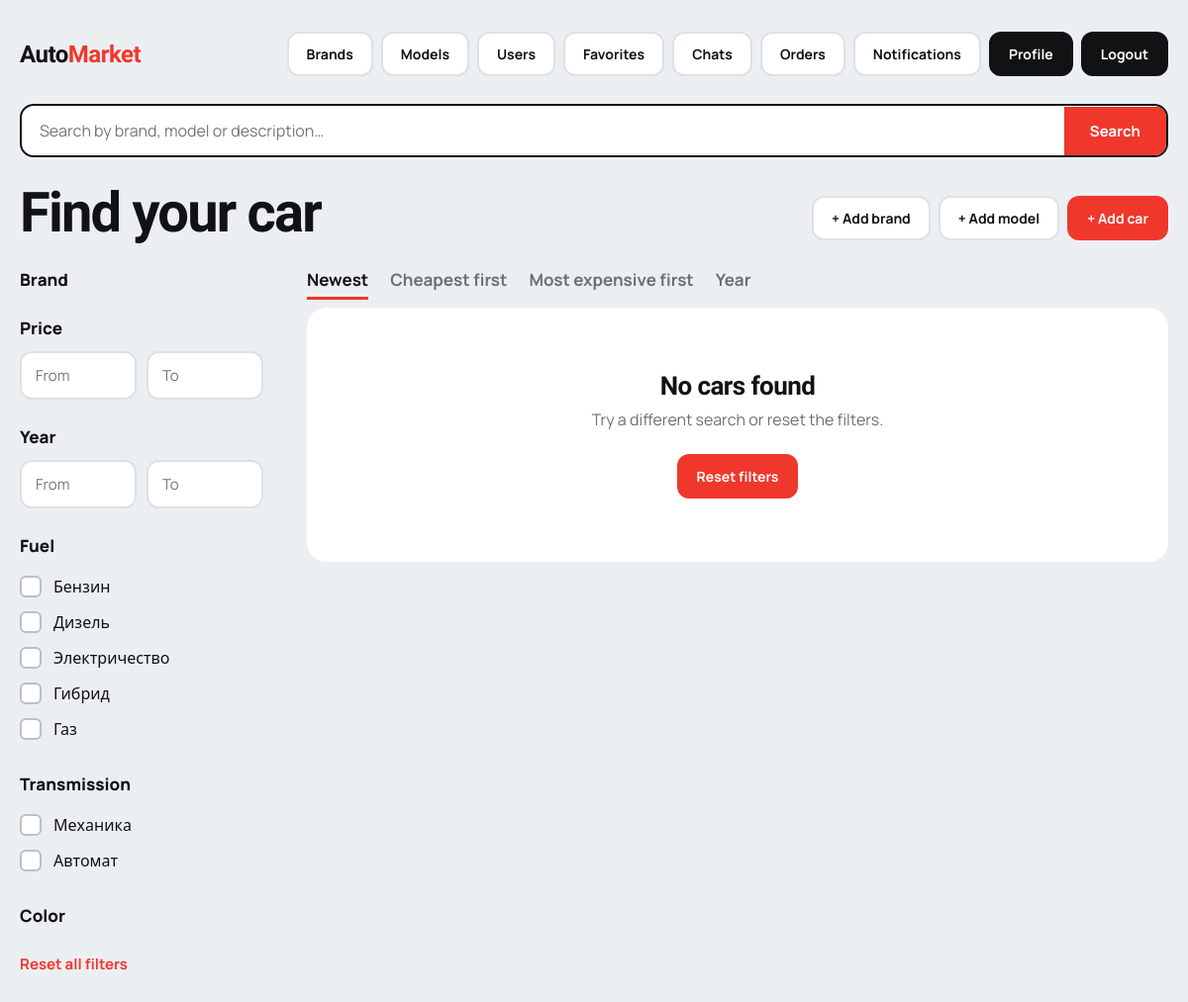
The page / (signed in) on the database as committed earlier.
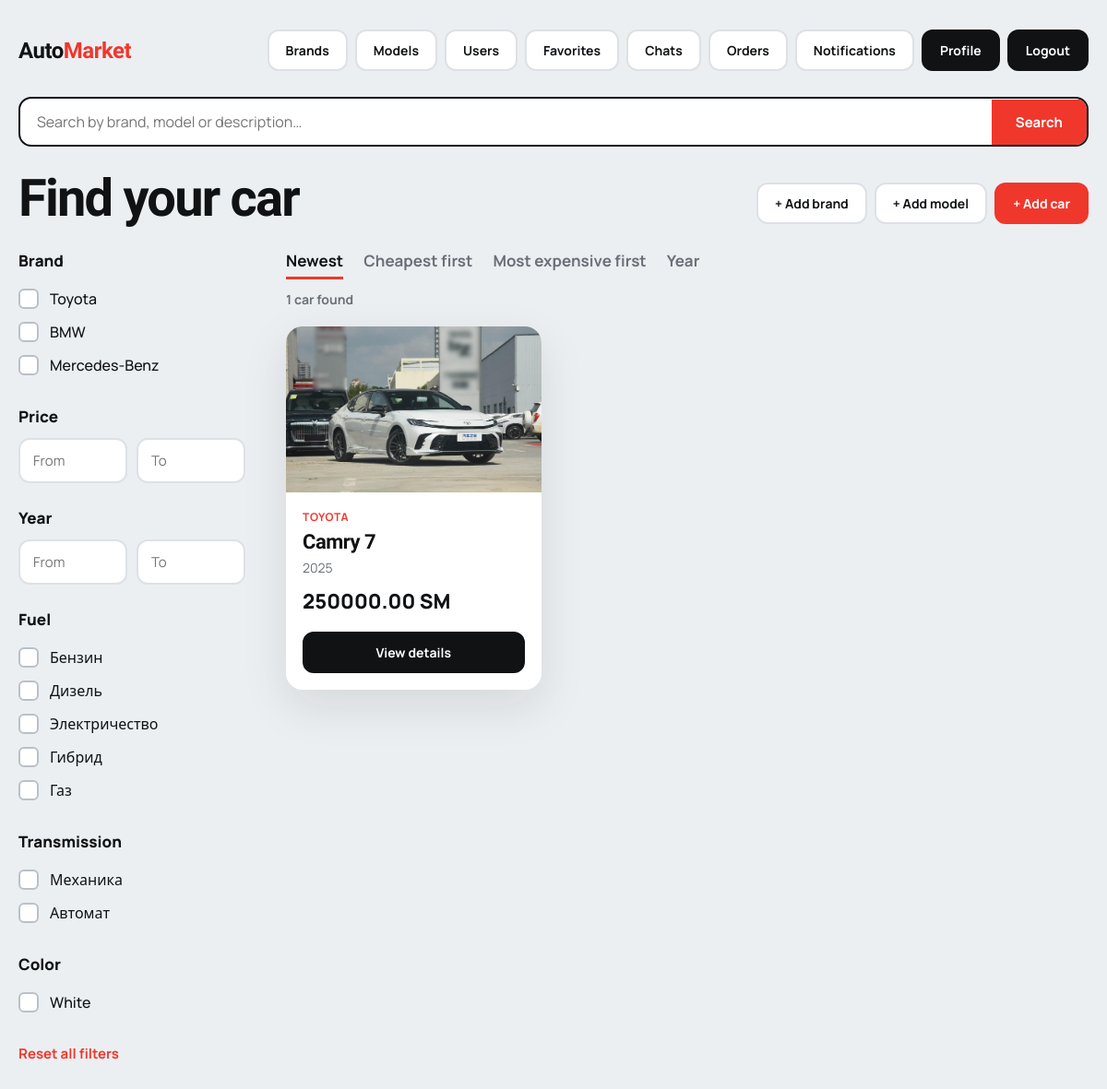
The same page on the database as committed later.
### users/models.py (models this page shows, shortened)
class Brand(models.Model):
    name = models.CharField(max_length=100, unique=True)

class Car(models.Model):
    owner = models.ForeignKey(User, on_delete=models.CASCADE,related_name='owners')
    brand = models.ForeignKey(Brand, on_delete=models.CASCADE , related_name='brands')
    model = models.ForeignKey(CarModel, on_delete=models.CASCADE , related_name='models')
    year = models.PositiveIntegerField()
    price = models.DecimalField(max_digits=12, decimal_places=2)
    fuel_type = models.CharField(choices=FUEL_TYPE, max_length=50)
    transmission = models.CharField(choices=TRANSMISSION, max_length=50)
    color = models.CharField(max_length=50)
    location = models.CharField(max_length=50)
    description = models.TextField()
    status = models.CharField(max_length=20, default="available")

class CarImage(models.Model):
    car = models.ForeignKey( Car, on_delete=models.CASCADE, related_name="images")
    image = models.ImageField(upload_to="media/")

class CarModel(models.Model):
    brand = models.ForeignKey(Brand, on_delete=models.CASCADE, related_name="models")
    name = models.CharField(max_length=100)

### users/views.py (the view)
# urls.py: path("" , CarView.as_view() , name='cars'),
class CarView(LoginRequiredMixin ,ListView):
    model = Car
    template_name = 'cars/cars.html'
    context_object_name = 'cars'
    paginate_by = 12
    SORT_OPTIONS = {
        "newest": "-id",
        "price_asc": "price",
        "price_desc": "-price",
        "year_desc": "-year",
    }
    def get_queryset(self):
        qs = Car.objects.select_related("brand", "model")
        g = self.request.GET
        q = g.get("q", "").strip()
        if q:
            qs = qs.filter(
                Q(model__name__icontains=q)
                | Q(brand__name__icontains=q)
                | Q(description__icontains=q)
            )
        brands = g.getlist("brand")
        if brands:
            qs = qs.filter(brand_id__in=brands)
        fuels = g.getlist("fuel")
        if fuels:
            qs = qs.filter(fuel_type__in=fuels)
        transmissions = g.getlist("transmission")
        if transmissions:
            qs = qs.filter(transmission__in=transmissions)
        colors = g.getlist("color")
        if colors:
            qs = qs.filter(color__in=colors)
        if g.get("min_price"):
            qs = qs.filter(price__gte=g["min_price"])
        if g.get("max_price"):
            qs = qs.filter(price__lte=g["max_price"])
        if g.get("min_year"):
            qs = qs.filter(year__gte=g["min_year"])
        if g.get("max_year"):
            qs = qs.filter(year__lte=g["max_year"])
        return qs.order_by(self.SORT_OPTIONS.get(g.get("sort"), "-id"))
    def get_context_data(self, **kwargs):
        ctx = super().get_context_data(**kwargs)
        g = self.request.GET
        ctx["brands"] = Brand.objects.all()
        ctx["fuel_choices"] = Car._meta.get_field("fuel_type").choices
        ctx["transmission_choices"] = Car._meta.get_field("transmission").choices
        ctx["colors"] = (
            Car.objects.exclude(color="")
            .values_list("color", flat=True)
            .distinct()
            .order_by("color")
        )
        ctx["values"] = g
        ctx["sel_brands"] = g.getlist("brand")
        ctx["sel_fuel"] = g.getlist("fuel")
        ctx["sel_trans"] = g.getlist("transmission")
        ctx["sel_colors"] = g.getlist("color")
        ctx["current_sort"] = g.get("sort", "newest")
        params = g.copy()
        params.pop("page", None)
        ctx["querystring"] = params.urlencode()
        params.pop("sort", None)
        ctx["qs_nosort"] = params.urlencode()
        return ctx

### users/templates/cars/cars.html (shortened to what this page needs)
<!DOCTYPE html>
<html lang="en">
<head>
</head>
<body>
<div class="container">
    <div class="topbar">
        <div class="logo">Auto<b>Market</b></div>
        <nav class="nav">
            <a class="btn btn-light" href="{% url 'brands' %}">Brands</a>
            <a class="btn btn-light" href="{% url 'models' %}">Models</a>
            <a class="btn btn-light" href="{% url 'users' %}">Users</a>
            <a class="btn btn-light" href="{% url 'favorites' %}">Favorites</a>
            <a class="btn btn-light" href="{% url 'my_chats' %}">Chats</a>
            <a class="btn btn-light" href="{% url 'my_orders' %}">Orders</a>
            <a class="btn btn-light" href="{% url 'notifications' %}">Notifications</a>
            {% if user.is_authenticated %}
                <a class="btn btn-dark" href="{% url 'user_detail' user.pk %}">Profile</a>
                <a class="btn btn-dark" href="{% url 'logout' %}">Logout</a>
            {% else %}
                <a class="btn btn-dark" href="{% url 'login' %}">Login</a>
                <a class="btn btn-red" href="{% url 'register' %}">Register</a>
            {% endif %}
        </nav>
    </div>
    <div class="searchbar">
        <input type="search" name="q" form="filterForm" value="{{ values.q }}" placeholder="Search by brand, model or description…" aria-label="Search">
        <button type="submit" form="filterForm">Search</button>
    </div>
    <div class="title-row">
        <h1>Find your car</h1>
        <div class="actions">
            <a class="btn btn-light" href="{% url 'add_brand' %}">+ Add brand</a>
            <a class="btn btn-light" href="{% url 'add_model' %}">+ Add model</a>
            <a class="btn btn-red" href="{% url 'add_car' %}">+ Add car</a>
        </div>
    </div>
    <div class="layout">
        <aside class="sidebar">
            <form id="filterForm" method="get" action="{% url 'cars' %}">
                <div class="group" data-limit="5">
                    <h3>Brand</h3>
                    {% for b in brands %}
                        <label class="check {% if forloop.counter > 5 %}extra{% endif %}">
                            <input type="checkbox" name="brand" value="{{ b.id }}" {% if b.id|stringformat:"s" in sel_brands %}checked{% endif %}>
                            {{ b.name }}
                        </label>
                    {% endfor %}
                </div>
                <div class="group">
                    <h3>Price</h3>
                    <div class="range">
                        <input type="number" min="0" name="min_price" value="{{ values.min_price }}" placeholder="From" aria-label="Price from">
                        <input type="number" min="0" name="max_price" value="{{ values.max_price }}" placeholder="To" aria-label="Price to">
                    </div>
                </div>
                <div class="group">
                    <h3>Year</h3>
                    <div class="range">
                        <input type="number" min="1900" name="min_year" value="{{ values.min_year }}" placeholder="From" aria-label="Year from">
                        <input type="number" min="1900" name="max_year" value="{{ values.max_year }}" placeholder="To" aria-label="Year to">
                    </div>
                </div>
                <div class="group">
                    <h3>Fuel</h3>
                    {% for value, label in fuel_choices %}
                        <label class="check">
                            <input type="checkbox" name="fuel" value="{{ value }}" {% if value in sel_fuel %}checked{% endif %}>
                            {{ label }}
                        </label>
                    {% endfor %}
                </div>
                <div class="group">
                    <h3>Transmission</h3>
                    {% for value, label in transmission_choices %}
                        <label class="check">
                            <input type="checkbox" name="transmission" value="{{ value }}" {% if value in sel_trans %}checked{% endif %}>
                            {{ label }}
                        </label>
                    {% endfor %}
                </div>
                <div class="group" data-limit="5">
                    <h3>Color</h3>
                    {% for c in colors %}
                        <label class="check {% if forloop.counter > 5 %}extra{% endif %}">
                            <input type="checkbox" name="color" value="{{ c }}" {% if c in sel_colors %}checked{% endif %}>
                            {{ c }}
                        </label>
                    {% endfor %}
                </div>
                <a class="reset" href="{% url 'cars' %}">Reset all filters</a>
            </form>
        </aside>
        <main class="content">
            <nav class="sort-tabs" aria-label="Sort">
                <a href="?{% if qs_nosort %}{{ qs_nosort }}&{% endif %}sort=newest" class="{% if current_sort == 'newest' %}active{% endif %}">Newest</a>
                <a href="?{% if qs_nosort %}{{ qs_nosort }}&{% endif %}sort=price_asc" class="{% if current_sort == 'price_asc' %}active{% endif %}">Cheapest first</a>
                <a href="?{% if qs_nosort %}{{ qs_nosort }}&{% endif %}sort=price_desc" class="{% if current_sort == 'price_desc' %}active{% endif %}">Most expensive first</a>
                <a href="?{% if qs_nosort %}{{ qs_nosort }}&{% endif %}sort=year_desc" class="{% if current_sort == 'year_desc' %}active{% endif %}">Year</a>
            </nav>
            {% if cars %}
                <p class="result-count">{{ page_obj.paginator.count }} car{{ page_obj.paginator.count|pluralize }} found</p>
                <div class="grid">
                    {% for car in cars %}
                        <article class="card">
                          <a class="card-link" href="{% url 'car_detail' car.id %}">
                            <div class="card-img">
                                {% with img=car.images.first %}
                                    {% if img %}
                                        <img src="{{ img.image.url }}" alt="{{ car.brand.name }} {{ car.model.name }}">
                                    {% else %}
                                        No photo
                                    {% endif %}
                                {% endwith %}
                            </div>
                            <div class="card-body">
                                <span class="card-brand">{{ car.brand.name }}</span>
                                <h3 class="card-title">{{ car.model.name }}</h3>
                                <span class="card-meta">{{ car.year }}</span>
                                <span class="card-price">{{ car.price }} SM</span>
                                <span class="btn btn-dark">View details</span>
                            </div>
                          </a>
                        </article>
                    {% endfor %}
                </div>
            {% else %}
                <div class="empty-box">
                    <h2>No cars found</h2>
                    <p>Try a different search or reset the filters.</p>
                    <a class="btn btn-red" href="{% url 'cars' %}">Reset filters</a>
                </div>
            {% endif %}
        </main>
    </div>
</div>
</body>
</html>

Rows that differ between the two databases and show on the page:
added Brand: name "Toyota"
added Brand: name "BMW"
added Brand: name "Mercedes-Benz"
added Car: images.first.image (picture), brand.name "TOYOTA", model.name "Camry 7", year "2025", price "250000.00"
Other text that changed with them:
{{ page_obj.paginator.count }}: (not shown) → "1"
new list line: "☐ White"
text no longer shown: "No cars found Try a different search or reset the filters. Reset filters"
text now shown: "car found"
